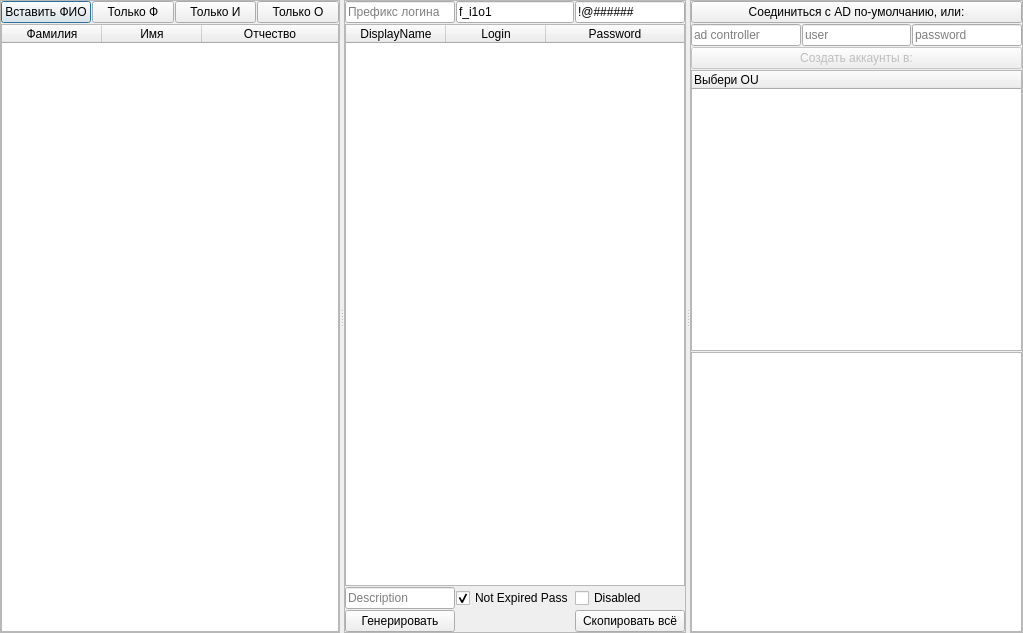
<?xml version="1.0" encoding="UTF-8"?>
<ui version="4.0">
 <class>Dialog</class>
 <widget class="QDialog" name="Dialog">
  <property name="geometry">
   <rect>
    <x>0</x>
    <y>0</y>
    <width>1023</width>
    <height>633</height>
   </rect>
  </property>
  <property name="windowTitle">
   <string>Dialog</string>
  </property>
  <layout class="QGridLayout" name="gridLayout">
   <property name="leftMargin">
    <number>0</number>
   </property>
   <property name="topMargin">
    <number>0</number>
   </property>
   <property name="rightMargin">
    <number>0</number>
   </property>
   <property name="bottomMargin">
    <number>0</number>
   </property>
   <item row="0" column="0">
    <widget class="QSplitter" name="splitter">
     <property name="orientation">
      <enum>Qt::Horizontal</enum>
     </property>
     <widget class="QWidget" name="gridLayoutWidget_2">
      <layout class="QGridLayout" name="gridNames">
       <property name="spacing">
        <number>1</number>
       </property>
       <item row="0" column="0">
        <widget class="QFrame" name="frame_2">
         <property name="frameShape">
          <enum>QFrame::StyledPanel</enum>
         </property>
         <property name="frameShadow">
          <enum>QFrame::Raised</enum>
         </property>
         <layout class="QGridLayout" name="gridLayout_3">
          <property name="leftMargin">
           <number>0</number>
          </property>
          <property name="topMargin">
           <number>0</number>
          </property>
          <property name="rightMargin">
           <number>0</number>
          </property>
          <property name="bottomMargin">
           <number>0</number>
          </property>
          <property name="spacing">
           <number>1</number>
          </property>
          <item row="0" column="0">
           <widget class="QPushButton" name="pasteFIO">
            <property name="text">
             <string>Вставить ФИО</string>
            </property>
           </widget>
          </item>
          <item row="0" column="1">
           <widget class="QPushButton" name="pasteF">
            <property name="text">
             <string>Только Ф</string>
            </property>
           </widget>
          </item>
          <item row="0" column="2">
           <widget class="QPushButton" name="pasteI">
            <property name="text">
             <string>Только И</string>
            </property>
           </widget>
          </item>
          <item row="0" column="3">
           <widget class="QPushButton" name="pasteO">
            <property name="text">
             <string>Только О</string>
            </property>
           </widget>
          </item>
          <item row="1" column="0" colspan="4">
           <widget class="QTableWidget" name="namesTable">
            <property name="selectionBehavior">
             <enum>QAbstractItemView::SelectRows</enum>
            </property>
            <property name="horizontalScrollMode">
             <enum>QAbstractItemView::ScrollPerPixel</enum>
            </property>
            <property name="wordWrap">
             <bool>false</bool>
            </property>
            <attribute name="horizontalHeaderMinimumSectionSize">
             <number>16</number>
            </attribute>
            <attribute name="horizontalHeaderStretchLastSection">
             <bool>true</bool>
            </attribute>
            <attribute name="verticalHeaderDefaultSectionSize">
             <number>21</number>
            </attribute>
            <attribute name="verticalHeaderMinimumSectionSize">
             <number>16</number>
            </attribute>
            <attribute name="verticalHeaderStretchLastSection">
             <bool>false</bool>
            </attribute>
            <column>
             <property name="text">
              <string>Фамилия</string>
             </property>
            </column>
            <column>
             <property name="text">
              <string>Имя</string>
             </property>
            </column>
            <column>
             <property name="text">
              <string>Отчество</string>
             </property>
            </column>
           </widget>
          </item>
         </layout>
        </widget>
       </item>
      </layout>
     </widget>
     <widget class="QWidget" name="gridLayoutWidget">
      <layout class="QGridLayout" name="gridLogins">
       <property name="spacing">
        <number>1</number>
       </property>
       <item row="0" column="1">
        <widget class="QFrame" name="frame">
         <property name="sizePolicy">
          <sizepolicy hsizetype="Expanding" vsizetype="Preferred">
           <horstretch>0</horstretch>
           <verstretch>0</verstretch>
          </sizepolicy>
         </property>
         <property name="minimumSize">
          <size>
           <width>300</width>
           <height>0</height>
          </size>
         </property>
         <property name="frameShape">
          <enum>QFrame::StyledPanel</enum>
         </property>
         <property name="frameShadow">
          <enum>QFrame::Raised</enum>
         </property>
         <layout class="QGridLayout" name="gridLayout_2">
          <property name="leftMargin">
           <number>0</number>
          </property>
          <property name="topMargin">
           <number>0</number>
          </property>
          <property name="rightMargin">
           <number>0</number>
          </property>
          <property name="bottomMargin">
           <number>0</number>
          </property>
          <property name="spacing">
           <number>1</number>
          </property>
          <item row="0" column="2">
           <widget class="QLineEdit" name="loginTemplate">
            <property name="toolTip">
             <string>&lt;html&gt;&lt;head/&gt;&lt;body&gt;&lt;p&gt;&lt;span style=&quot; font-weight:600;&quot;&gt;f&lt;/span&gt; - фамилия&lt;br/&gt;&lt;span style=&quot; font-weight:600;&quot;&gt;i&lt;/span&gt; - имя&lt;br/&gt;&lt;span style=&quot; font-weight:600;&quot;&gt;o&lt;/span&gt; - отчество&lt;br/&gt;&lt;br/&gt;Используйте цифры, например:&lt;br/&gt;&lt;span style=&quot; font-weight:600;&quot;&gt;i2&lt;/span&gt; - две первых буквы имени (транслитерированного)&lt;br/&gt;&lt;br/&gt;&lt;span style=&quot; font-weight:600;&quot;&gt;f_i1o1&lt;/span&gt; - Ivanov_II&lt;/p&gt;&lt;/body&gt;&lt;/html&gt;</string>
            </property>
            <property name="text">
             <string>f_i1o1</string>
            </property>
            <property name="placeholderText">
             <string/>
            </property>
           </widget>
          </item>
          <item row="0" column="3">
           <widget class="QLineEdit" name="passwordMask">
            <property name="toolTip">
             <string>&lt;html&gt;&lt;head/&gt;&lt;body&gt;&lt;p&gt;! - БОЛЬШАЯ БУКВА&lt;br/&gt;@ - маленькая буква&lt;br/&gt;# - цифра&lt;br/&gt;$ - знак пунктуации&lt;br/&gt;&lt;br/&gt;Например:&lt;br/&gt;!@###$### - Rd834)214&lt;/p&gt;&lt;/body&gt;&lt;/html&gt;</string>
            </property>
            <property name="text">
             <string>!@######</string>
            </property>
           </widget>
          </item>
          <item row="5" column="1">
           <widget class="QPushButton" name="genLogins">
            <property name="text">
             <string>Генерировать</string>
            </property>
           </widget>
          </item>
          <item row="0" column="1">
           <widget class="QLineEdit" name="loginPrefix">
            <property name="placeholderText">
             <string>Префикс логина</string>
            </property>
           </widget>
          </item>
          <item row="1" column="1" colspan="3">
           <widget class="QTableWidget" name="loginsTable">
            <property name="selectionBehavior">
             <enum>QAbstractItemView::SelectRows</enum>
            </property>
            <property name="wordWrap">
             <bool>false</bool>
            </property>
            <attribute name="horizontalHeaderMinimumSectionSize">
             <number>16</number>
            </attribute>
            <attribute name="horizontalHeaderStretchLastSection">
             <bool>true</bool>
            </attribute>
            <attribute name="verticalHeaderDefaultSectionSize">
             <number>21</number>
            </attribute>
            <attribute name="verticalHeaderMinimumSectionSize">
             <number>16</number>
            </attribute>
            <column>
             <property name="text">
              <string>DisplayName</string>
             </property>
            </column>
            <column>
             <property name="text">
              <string>Login</string>
             </property>
            </column>
            <column>
             <property name="text">
              <string>Password</string>
             </property>
            </column>
           </widget>
          </item>
          <item row="5" column="3">
           <widget class="QPushButton" name="copyLogins">
            <property name="text">
             <string>Скопировать всё</string>
            </property>
           </widget>
          </item>
          <item row="3" column="3">
           <widget class="QCheckBox" name="disabledCheckBox">
            <property name="text">
             <string>Disabled</string>
            </property>
           </widget>
          </item>
          <item row="3" column="1">
           <widget class="QLineEdit" name="descriptionLineEdit">
            <property name="placeholderText">
             <string>Description</string>
            </property>
           </widget>
          </item>
          <item row="3" column="2">
           <widget class="QCheckBox" name="notExpiredPassCheckBox">
            <property name="text">
             <string>Not Expired Pass</string>
            </property>
            <property name="checked">
             <bool>true</bool>
            </property>
           </widget>
          </item>
         </layout>
        </widget>
       </item>
      </layout>
     </widget>
     <widget class="QWidget" name="gridLayoutWidget_3">
      <layout class="QGridLayout" name="gridAD">
       <property name="spacing">
        <number>1</number>
       </property>
       <item row="2" column="3">
        <widget class="QFrame" name="frame_3">
         <property name="frameShape">
          <enum>QFrame::StyledPanel</enum>
         </property>
         <property name="frameShadow">
          <enum>QFrame::Raised</enum>
         </property>
         <layout class="QGridLayout" name="gridLayout_4">
          <property name="leftMargin">
           <number>0</number>
          </property>
          <property name="topMargin">
           <number>0</number>
          </property>
          <property name="rightMargin">
           <number>0</number>
          </property>
          <property name="bottomMargin">
           <number>0</number>
          </property>
          <property name="spacing">
           <number>1</number>
          </property>
          <item row="1" column="2">
           <widget class="QLineEdit" name="adPassword">
            <property name="placeholderText">
             <string>password</string>
            </property>
           </widget>
          </item>
          <item row="3" column="0" colspan="3">
           <widget class="QTreeWidget" name="adTree">
            <column>
             <property name="text">
              <string notr="true">Выбери OU</string>
             </property>
            </column>
           </widget>
          </item>
          <item row="1" column="1">
           <widget class="QLineEdit" name="adUser">
            <property name="placeholderText">
             <string>user</string>
            </property>
           </widget>
          </item>
          <item row="0" column="0" colspan="3">
           <widget class="QPushButton" name="connectToAD">
            <property name="text">
             <string>Соединиться с AD по-умолчанию, или:</string>
            </property>
           </widget>
          </item>
          <item row="2" column="0" colspan="3">
           <widget class="QPushButton" name="createAccounts">
            <property name="enabled">
             <bool>false</bool>
            </property>
            <property name="text">
             <string>Создать аккаунты в:</string>
            </property>
           </widget>
          </item>
          <item row="1" column="0">
           <widget class="QLineEdit" name="adServer">
            <property name="placeholderText">
             <string>ad controller</string>
            </property>
           </widget>
          </item>
          <item row="4" column="0" colspan="3">
           <widget class="QTextBrowser" name="logBrowser">
            <property name="lineWrapMode">
             <enum>QTextEdit::NoWrap</enum>
            </property>
           </widget>
          </item>
         </layout>
        </widget>
       </item>
      </layout>
     </widget>
    </widget>
   </item>
  </layout>
 </widget>
 <resources/>
 <connections/>
</ui>
